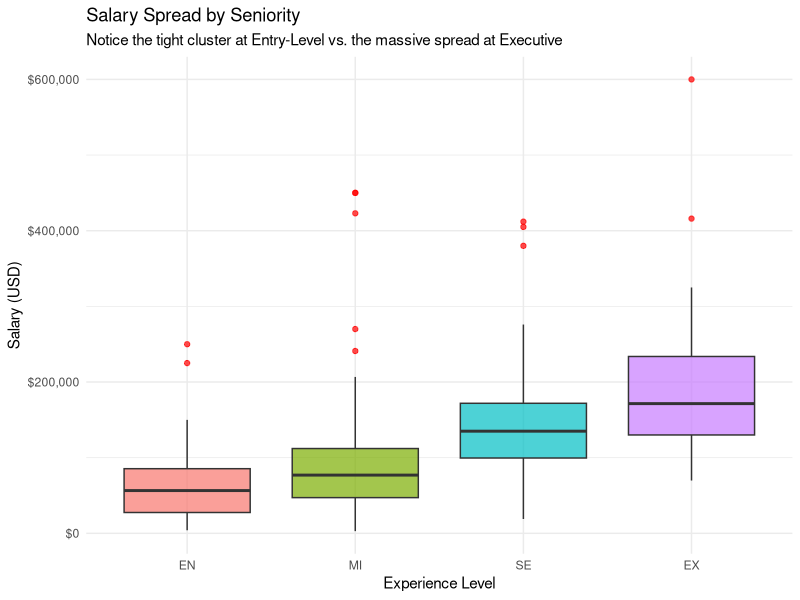
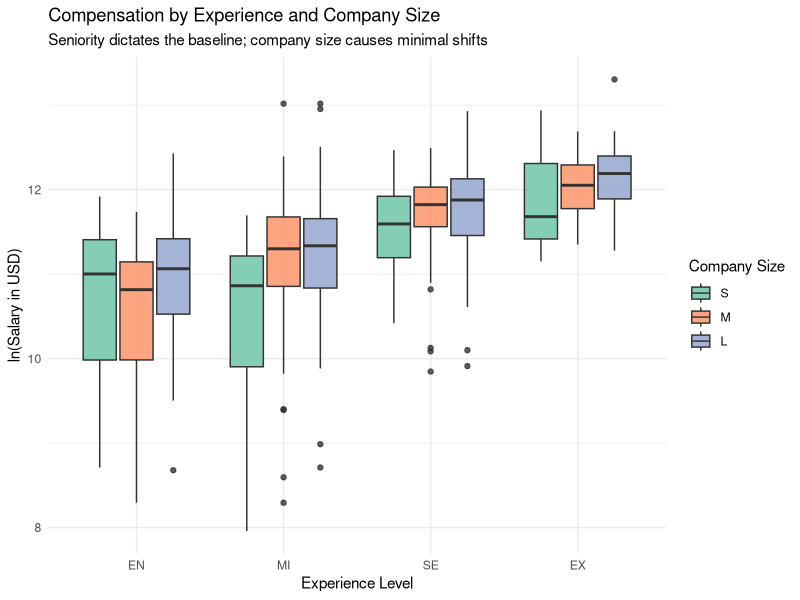
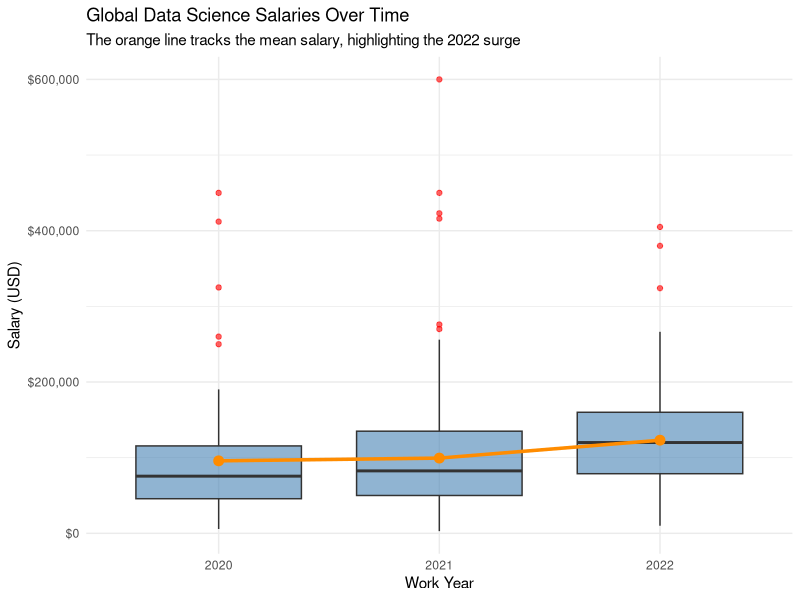

These charts were generated, in order, by the following R code:
## ---- chunk 1
knitr::opts_knit$set(root.dir = "../")
knitr::opts_chunk$set(echo = TRUE)
## ---- chunk 2
library(tidyverse)
library(car)
library(emmeans)
library(ggplot2)

data <- read.csv("dataset/ds_salaries_clean.csv")
data$experience_level <- factor(data$experience_level, levels = c("EN", "MI", "SE", "EX"))
data$company_size <- factor(data$company_size, levels = c("S", "M", "L"))
data$work_year <- factor(data$work_year)
## ---- chunk 3
# Fit the model and compute Type III ANOVA
anova_model <- aov(log_salary ~ experience_level * company_size, data = data)
car::Anova(anova_model, type = 3)
## ---- chunk 4
# Assumption 1: Normality of Residuals
shapiro.test(residuals(anova_model))

# Assumption 2: Homogeneity of Variance
leveneTest(log_salary ~ experience_level * company_size, data = data)
## ---- chunk 5
ggplot(data, aes(x = experience_level, y = salary_in_usd, fill = experience_level)) +
  geom_boxplot(alpha = 0.7, outlier.color = "red") +
  scale_y_continuous(labels = scales::dollar) +
  theme_minimal() +
  labs(
    title = "Salary Spread by Seniority",
    subtitle = "Notice the tight cluster at Entry-Level vs. the massive spread at Executive",
    x = "Experience Level",
    y = "Salary (USD)"
  ) +
  theme(legend.position = "none")
## ---- chunk 6
car::Anova(anova_model, type = 3, white.adjust = TRUE)
## ---- chunk 7
ggplot(data, aes(x = experience_level, y = log_salary, fill = company_size)) +
  geom_boxplot(alpha = 0.8) +
  theme_minimal() +
  scale_fill_brewer(palette = "Set2") +
  labs(
    title = "Compensation by Experience and Company Size",
    subtitle = "Seniority dictates the baseline; company size causes minimal shifts",
    x = "Experience Level",
    y = "ln(Salary in USD)",
    fill = "Company Size"
  )
## ---- chunk 8
# Descriptive trend
yearly_trend <- data %>%
  group_by(work_year) %>%
  summarise(
    Count = n(),
    Mean_Salary_USD = mean(salary_in_usd),
    Mean_ln_Salary = mean(log_salary)
  )
print(yearly_trend)

# One-Way ANOVA for Time Trend
year_model <- aov(log_salary ~ work_year, data = data)
summary(year_model)

# Tukey Post-Hoc
TukeyHSD(year_model)
## ---- chunk 9
ggplot(data, aes(x = factor(work_year), y = salary_in_usd)) +
  geom_boxplot(fill = "steelblue", alpha = 0.6, outlier.color = "red") +
  # Add a trend line connecting the means
  stat_summary(fun = mean, geom = "line", aes(group = 1), color = "darkorange", size = 1.2) +
  stat_summary(fun = mean, geom = "point", color = "darkorange", size = 3) +
  scale_y_continuous(labels = scales::dollar) +
  theme_minimal() +
  labs(
    title = "Global Data Science Salaries Over Time",
    subtitle = "The orange line tracks the mean salary, highlighting the 2022 surge",
    x = "Work Year",
    y = "Salary (USD)"
  )
